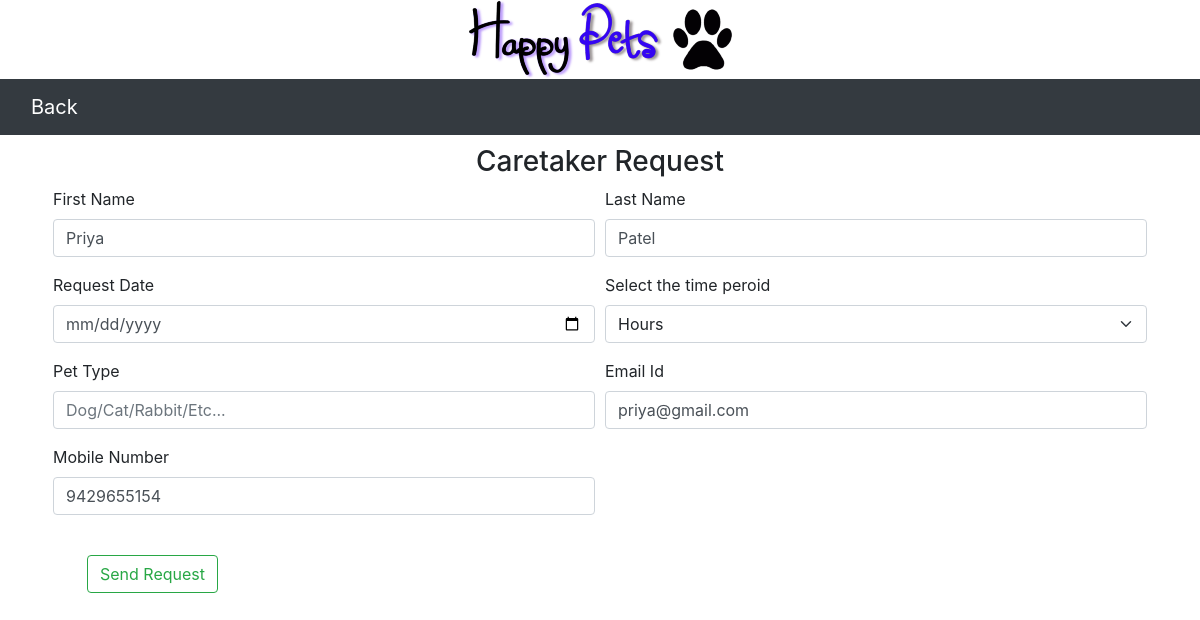
Screenshot of /caretaker_Req.php (signed in) with the database file from the repository.
### tables this page shows
CREATE TABLE `petowner` (
  `u_id` int(10) NOT NULL,
  `first_name` varchar(20) NOT NULL,
  `last_name` varchar(20) NOT NULL,
  `email_id` varchar(50) NOT NULL,
  `contact_number` bigint(10) NOT NULL,
  `password` varchar(20) NOT NULL,
  `address` varchar(300) NOT NULL,
  `gender` varchar(9) NOT NULL,
  `photo` varchar(50) NOT NULL
);

### caretaker_Req.php (the view, shortened to what this page needs)
<?php
    include 'header.php';
    $conn = getDbConn();
?>
<?php
    $u_id = $_SESSION['user_id'];
?>
<?php
$query = "SELECT * FROM petowner where u_id = " . $u_id;
      $result = mysqli_query($conn, $query);
      $first_name = "";
      $last_name = "";
      $email = "";
      $contact_number = "";
      while ($row = mysqli_fetch_array($result))
      {
        $first_name = $row['first_name'];
        $last_name = $row['last_name'];
        $email = $row['email_id'];
        $contact_number = $row['contact_number'];
      }
    ?>
<nav class="navbar navbar-expand-lg navbar-dark bg-dark">
    <div class="container-fluid">
        <a class="navbar-brand" href="CaretakerList.php">Back</a>
    </div>
</nav>
<h3>Caretaker Request</h3>
<form action="" method="POST">
<div class="form-row mx-5">
    <div class="form-group col-md-6">
        <label for="fname">First Name</label>
        <input type="text" class="form-control" id="fname" required name="Fname" value="<?php echo $first_name; ?>">
    </div>
    <div class="form-group col-md-6">
        <label for="lname">Last Name</label>
        <input type="text" class="form-control" id="lname" required name="Lname" value="<?php echo $last_name; ?>">
    </div>
    <div class="form-group col-md-6">
        <label for="req_date">Request Date</label>
        <input type="date" class="form-control" id="req_date" required name="req_date">
    </div>
    <div class="form-group col-md-6">
        <label for="time_peroid">Select the time peroid</label>
        <select class="form-select" id="time_period" name="time_period" id="time_period">
            <option value="Hours" name="time_period" id="option_1">Hours</option>
        </select>
    </div>
    <div class="form-group col-md-6">
        <label for="pet_type">Pet Type</label>
        <input type="text" class="form-control" id="pet_type" required name="pet_type"
            placeholder="Dog/Cat/Rabbit/Etc...">
    </div>
    <div class="form-group col-md-6">
        <label for="email">Email Id</label>
        <input type="email" class="form-control" id="email" required name="email" value="<?php echo $email; ?>">
    </div>
    <div class="form-group col-md-6">
        <label for="contact_number">Mobile Number</label>
        <input type="text" class="form-control" id="contact_number" required name="contact_number" value="<?php echo $contact_number; ?>">
    </div>
    <div class="container mt-4 mr-5 m-md-4">
        <button type="submit" class="btn btn-outline-success" name="submit" value="submit">Send Request</button>
    </div>
</div>
</form>
<?php
include "footer.php";
?>

### caretaker_Req.php (style rules this page uses)
h3 { text-align: center; margin-top: 10px; }

### rows the page displays
petowner: Fname "Priya", Lname "Patel", email "priya@gmail.com", contact_number "9429655154"
